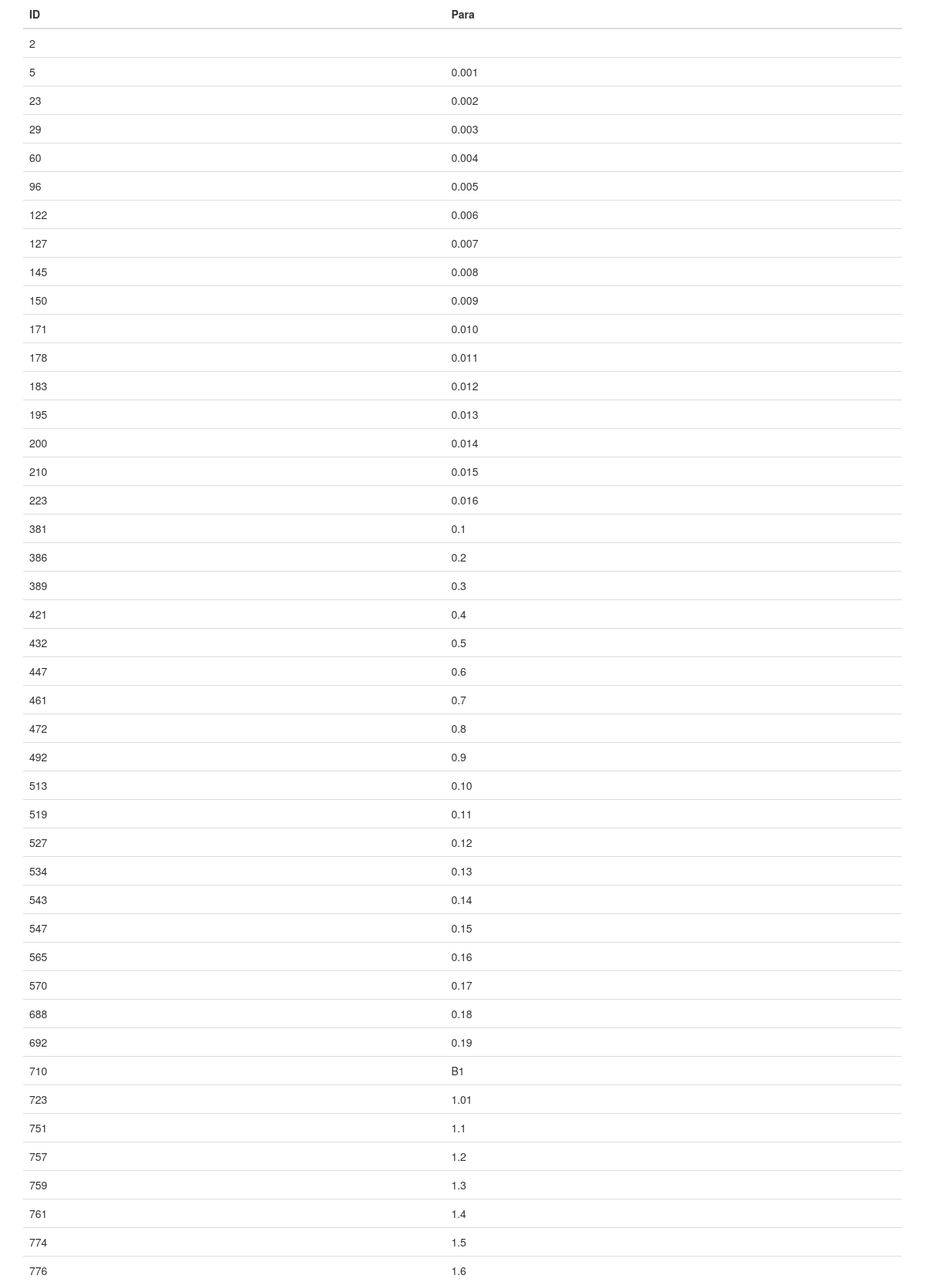
The app's page /Util_testindex.php (upper part) with its own data.
### tables this page shows
CREATE TABLE `B1v12019` (
  `ID` int(5) NOT NULL AUTO_INCREMENT,
  `Section` varchar(3) DEFAULT '',
  `Page` varchar(25) DEFAULT '',
  `Para` varchar(6) DEFAULT '',
  `Data1` varchar(135) DEFAULT '',
  `Data2` varchar(129) DEFAULT '',
  `Data3` varchar(97) DEFAULT '',
  `Data4` varchar(65) DEFAULT '',
  `Data5` varchar(64) DEFAULT '',
  `Data6` varchar(54) DEFAULT '',
  `Data7` varchar(54) DEFAULT '',
  `Data8` varchar(55) DEFAULT '',
  PRIMARY KEY (`ID`),
  UNIQUE KEY `ID` (`ID`) USING BTREE,
  KEY `ID_2` (`ID`)
);

### Fparaindex.php (called while the page is built, shortened)
<?php
function Fparaindex (){
  global $mysqli;
  $paraquery = "SELECT `ID`,`Para` FROM `B1v12019` GROUP BY `Para` ORDER BY `ID` ASC ";
  $pararesult = $mysqli->query($paraquery);
 return $pararesult;
}
 ?>

### Util_testindex.php (the view, shortened to what this page needs)
<!doctype html>
<html>
<head>
<link rel="stylesheet" href="http://maxcdn.bootstrapcdn.com/bootstrap/3.3.6/css/bootstrap.min.css">
</head>
<body>
<div class="container">
 <table class="table">
  <thead>
  <tr>
  <th scope="col">ID</th>
  <th scope="col">Para</th>
  </tr>
  </thead>
  <tbody>
      <?php
        $mysqli=Fdbconn();
        include "Fparaindex.php";
        $pararesult = Fparaindex();
      ?>
      <tr>
      <?php
    while($data = mysqli_fetch_array($pararesult))
    {
      echo"<td>".$data['ID']."</td>";
      echo"<td>".$data['Para']."</td>";
      echo "</tr>";
    }
    ?>
     </tbody>
  </table>
</div>
</body>
</html>

### records on screen
b1v12019: ID "2"
b1v12019: ID "5", Para "0.001"
b1v12019: ID "23", Para "0.002"
b1v12019: ID "29", Para "0.003"
b1v12019: ID "60", Para "0.004"
b1v12019: ID "96", Para "0.005"
b1v12019: ID "122", Para "0.006"
b1v12019: ID "127", Para "0.007"
b1v12019: ID "145", Para "0.008"
b1v12019: ID "150", Para "0.009"
b1v12019: ID "171", Para "0.010"
b1v12019: ID "178", Para "0.011"
b1v12019: ID "183", Para "0.012"
b1v12019: ID "195", Para "0.013"
b1v12019: ID "200", Para "0.014"
b1v12019: ID "210", Para "0.015"
b1v12019: ID "223", Para "0.016"
b1v12019: ID "381", Para "0.1"
b1v12019: ID "386", Para "0.2"
b1v12019: ID "389", Para "0.3"
b1v12019: ID "421", Para "0.4"
b1v12019: ID "432", Para "0.5"
b1v12019: ID "447", Para "0.6"
b1v12019: ID "461", Para "0.7"
b1v12019: ID "472", Para "0.8"
b1v12019: ID "492", Para "0.9"
b1v12019: ID "513", Para "0.10"
b1v12019: ID "519", Para "0.11"
b1v12019: ID "527", Para "0.12"
b1v12019: ID "534", Para "0.13"
b1v12019: ID "543", Para "0.14"
b1v12019: ID "547", Para "0.15"
b1v12019: ID "565", Para "0.16"
b1v12019: ID "570", Para "0.17"
b1v12019: ID "688", Para "0.18"
b1v12019: ID "692", Para "0.19"
b1v12019: ID "710", Para "B1"
b1v12019: ID "723", Para "1.01"
b1v12019: ID "751", Para "1.1"
b1v12019: ID "757", Para "1.2"
b1v12019: ID "759", Para "1.3"
b1v12019: ID "761", Para "1.4"
b1v12019: ID "774", Para "1.5"
b1v12019: ID "776", Para "1.6"
